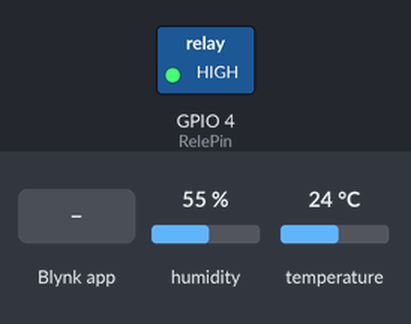
Bench run of a sketch on a simulated ESP8266 (NodeMCU). Shown: switched loads named in the sketch (green lamp = pin HIGH). The inputs (shaded band) are chosen by the test bench; at power-on: humidity 55 %, temperature 24 °C. WiFi joins after 1.5 s; servers stay silent unless stated; storage starts empty; what the sketch prints to the serial monitor is not drawn.

Above: at 3.0 s.
3.1 s: humidity set to 79 %
5.0 s: humidity set to 82 %
At 6.6 s:
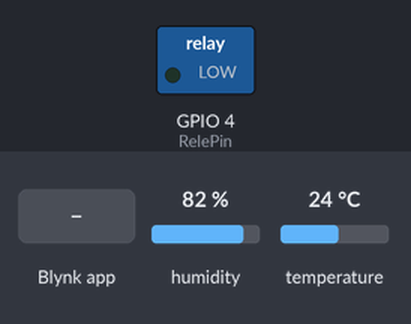
8.9 s: Blynk app writes 200 to V2
At 9.2 s:
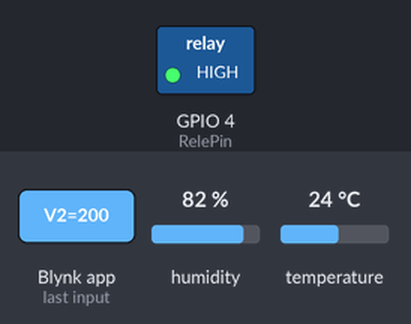
10.4 s: Blynk app writes 1 to V5
At 11.5 s:
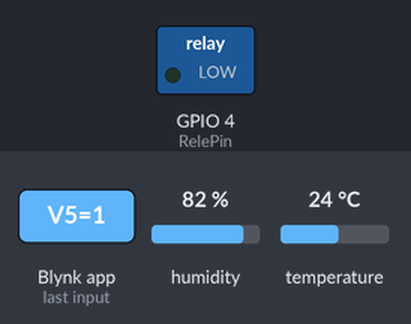
Timing chart, 0 to 12.9 s (numbered marks = the images above; inputs shaded):
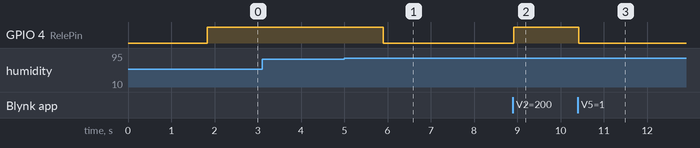

Measured:
- the behaviour switches between 80 and 81 % on humidity (found by bisection; images 0 and 1)
- after the input at 5.0 s, GPIO 4 (RelePin): HIGH → LOW after 0.90 s
- after the input at 8.9 s, GPIO 4 (RelePin): LOW → HIGH at once
- after the input at 10.4 s, GPIO 4 (RelePin): HIGH → LOW at once

The sketch:

SmartHoodWebWiFi.ino
```cpp
#include <FS.h>               //this needs to be first, or it all crashes and burns...
#define BLYNK_PRINT Serial//Comment this out to disable prints and save space
#include <ESP8266WiFi.h>
#include <DNSServer.h>
#include <ESP8266WebServer.h>
#include <WiFiManager.h>      //https://github.com/tzapu/WiFiManager
#include <ArduinoJson.h>      //https://github.com/bblanchon/ArduinoJson
#include <SPI.h>
#include <SimpleTimer.h>
#include <DHT.h>
#include <BlynkSimpleEsp8266.h>
#include <EEPROM.h>


bool shouldSaveConfig = false;//флаг для сохранения данных
char blynk_token[34] = "";

SimpleTimer timer;


#define RelePin 4
#define DHTPIN 5
#define DHTTYPE DHT11

DHT dht(DHTPIN, DHTTYPE);
WidgetLED LedIndicatorDHT(V4);//индикатор влажности, срабатывание зависит от переменной MaxHumidity
WidgetLED LedIndicatorRele(V3);//индикатор работы вытяжки

int CheckBoxRele; // включение/отключение вытяжки
int MaxHumidity = 80; // задаем начальный максимальный показетель влажности


void saveConfigCallback () {//обратный вызов, уведомляющий нас о необходимости сохранить конфигурацию
  Serial.println("Данные требуется сохранить, т.к. внесены изменения");//Следует сохранить конфигурацию
  shouldSaveConfig = true;//Меняем флаг shouldSaveConfig на true
}


void setup()
{

  Serial.begin(115200);
  Serial.println();

//чистая ФС, для тестирования
//SPIFFS.format();

  Serial.println("Монтируем файловую систему...");////читаем конфигурацию из FS json

  if (SPIFFS.begin()) {
    Serial.println("Файловая система смонтирована");
    if (SPIFFS.exists("/config.json")) {
  //файл существует, чтение и загрузка
      Serial.println("Чтение конфигурационного файла");
      File configFile = SPIFFS.open("/config.json", "r");
      if (configFile) {
        Serial.println("Конфигурационный файл открыт");
        size_t size = configFile.size();
    //Выделить буфер для хранения содержимого файла
        std::unique_ptr<char[]> buf(new char[size]);

        configFile.readBytes(buf.get(), size);
        DynamicJsonBuffer jsonBuffer;
        JsonObject& json = jsonBuffer.parseObject(buf.get());
        json.printTo(Serial);
        if (json.success()) {
          Serial.println("\nparsed json");
          strcpy(blynk_token, json["blynk_token"]);

        } else {
          Serial.println("Не удалось загрузить конфигурацию json");
        }
      }
    }
  } else {
    Serial.println("Неудалось смонтировать файловую систему");
  }
//конец чтения

//Дополнительные параметры для настройки (могут быть глобальными или просто в настройках)
//После подключения параметр.getValue () вернет вам настроенное значение
//идентификатор / имя заполнителя / длина подсказки по умолчанию

  WiFiManagerParameter custom_blynk_token("blynk", "blynk token", blynk_token, 33);//was 32 length


//WiFiManager
//Локальная инициализация. Как только его бизнес закончен, нет необходимости держать его вокруг
  WiFiManager wifiManager;

  wifiManager.setSaveConfigCallback(saveConfigCallback);//установить конфигурацию сохранить уведомить обратный вызов

//установить статический ip
//это для подключения к маршрутизатору Office, а не к GargoyleTest, но его можно изменить в режиме AP на 192.168.4.1
//wifiManager.setSTAStaticIPConfig(IPAddress(192,168,10,111), IPAddress (192,168,10,90), IPAddress (255,255,255,0));

  wifiManager.addParameter(&custom_blynk_token);//добавьте все свои параметры здесь

//проверяем, сохранились ли настройки токена от блинка, если нет, то очищаем также настройки подключения к wifi
  strcpy(blynk_token, custom_blynk_token.getValue());//прочтем обновленные параметры
  String S = blynk_token;

    if (S.length() == 0)
    {
      wifiManager.resetSettings();
    }


//wifiManager.resetSettings ();//сброс настроек - для тестирования

//устанавливаем минимальное качество сигнала, чтобы он игнорировал точки доступа под этим качеством
//по умолчанию 8%
//wifiManager.setMinimumSignalQuality ();
//  wifiManager.setTimeout(600);//10 минут для ввода данных, а затем ESP сбрасывает, чтобы повторить попытку.

//выбирает ssid и pass и пытается подключиться, если он не подключается, запускает точку доступа с указанным именем и переходит в цикл блокировки в ожидании конфигурации

    if (!wifiManager.autoConnect("SmartHood", "12345678")) {//Задайте здесь параметры точки доступа (SSID, password)
    Serial.println("Не удалось подключиться и истекло время ожидания");
    delay(3000);//перезагрузите и попробуйте снова, или, возможно, положить его в глубокий сон
    ESP.reset();
    delay(5000);
   }

  Serial.println("Подключение... :)");//if you get here you have connected to the WiFi

  strcpy(blynk_token, custom_blynk_token.getValue());//прочтем обновленные параметры

//сохранить пользовательские параметры в FS
  if (shouldSaveConfig) {  //прочтем обновленные параметры
    Serial.println("saving config");
    DynamicJsonBuffer jsonBuffer;
    JsonObject& json = jsonBuffer.createObject();
    json["blynk_token"] = blynk_token;

    File configFile = SPIFFS.open("/config.json", "w");
    if (!configFile) {
      Serial.println("Не удалось открыть файл конфигурации для записи");
    }

    json.printTo(Serial);
    json.printTo(configFile);
    configFile.close();
//конец сохранения
  }

  Serial.println("local ip");
  Serial.println(WiFi.localIP());

  if (WiFi.status() == WL_CONNECTED) {

  Blynk.config(blynk_token);
  Blynk.connect();
  Serial.println("соединение с WiFi-сетью успешно установлено");
  Serial.print("Подключение к Blynk ");
  Serial.println(Blynk.connected());
  }
  else
  {
    Serial.println("Нет соединения с WiFi");
  }


pinMode (RelePin, OUTPUT);//Указываем, что реле на выходе
dht.begin();
digitalWrite(RelePin, 1);


}

BLYNK_WRITE(V5)
{
  CheckBoxRele = param.asInt();
}


//считываем максимальный показатель влажности с регулятора slider из моб.приложения
  BLYNK_WRITE(V2)
  {
    if (MaxHumidity != param.asInt()) {
    MaxHumidity = param.asInt();
    Serial.print("Значение регулятора = ");
    Serial.println(MaxHumidity);
    }
  }

  void loop()
{
  float h = dht.readHumidity();//передаем показатели влажности переменной
  float t = dht.readTemperature();//передаем показатели температуры переменной

  if (isnan(h) || isnan(t))
  {
    Serial.println("Невозможно считать датчик DHT");
    return;
  }

  Blynk.virtualWrite(V6, h);
  Blynk.virtualWrite(V7, t);//погрешность температуры (в корпусе нагрев идет от источника питания, если dht близко к корпусу)
  Blynk.virtualWrite(V3, digitalRead(RelePin));
  Serial.print("Влажность   ");
  Serial.println(h);
  Serial.print("Tемпература   ");
  Serial.println(t);
  Serial.print("CheckBoxRele    ");
  Serial.println(CheckBoxRele);
  Serial.print("RelePin   ");
  Serial.println(digitalRead(RelePin));


  if (CheckBoxRele == 0)//включить принудительно?
  {
    LedIndicatorRele.off();//отключаем индикатор

    if(h > MaxHumidity)
    {  LedIndicatorDHT.on();//включаем индикатор
       LedIndicatorRele.on();//включаем индикатор
       digitalWrite(RelePin, LOW);//замыкаем реле (включаем вытяжку)
       Serial.println("Вытяжка включена");
    }
    else
    {  LedIndicatorDHT.off();//отключаем индикатор
       LedIndicatorRele.off();//отключаем индикатор
       digitalWrite(RelePin, HIGH);//размыкаем реле (отключаем вытяжку)
       Serial.println("Вытяжка отключена");
    }

  }
  else
  {
    digitalWrite(RelePin, 0);
    LedIndicatorRele.on();//включаем индикатор
  }


  Blynk.run();//Initiates Blynk
  timer.run();//Initiates SimpleTimer
}
```
